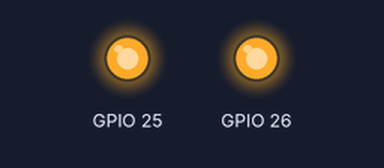
A program run on a simulated ESP32 board running MicroPython. Shown: output pins drawn as LEDs (lit = HIGH). Library files of the repository ran but are not shown: loraE32.py. At 0.1 s the program stops and its outputs stay as they are.

Above: at 0.1 s.
Timing chart, 0 to 1.6 s (numbered marks = the images above):
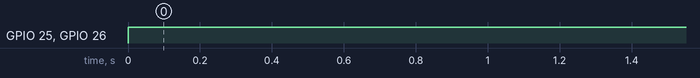

Measured:
- by itself, GPIO 25, GPIO 26: LOW → HIGH at 0.00 s

The program:

testE32.py
```python
from loraE32 import ebyteE32

M0pin = 25
M1pin = 26
AUXpin = 27

e32 = ebyteE32(M0pin, M1pin, AUXpin, Address=0x0001, Channel=0x04, debug=False)

e32.start()
#e32.getConfig()
#e32.getVersion()
#e32.reset()
#e32.setConfig('setConfigPwrDwnSave')
#e32.setConfig('setConfigPwrDwnNoSave')

e32.stop()
```
